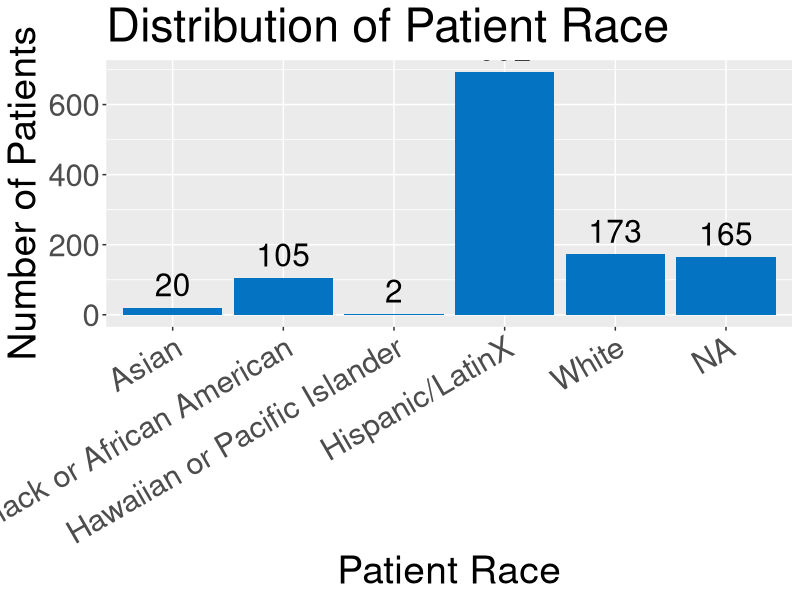
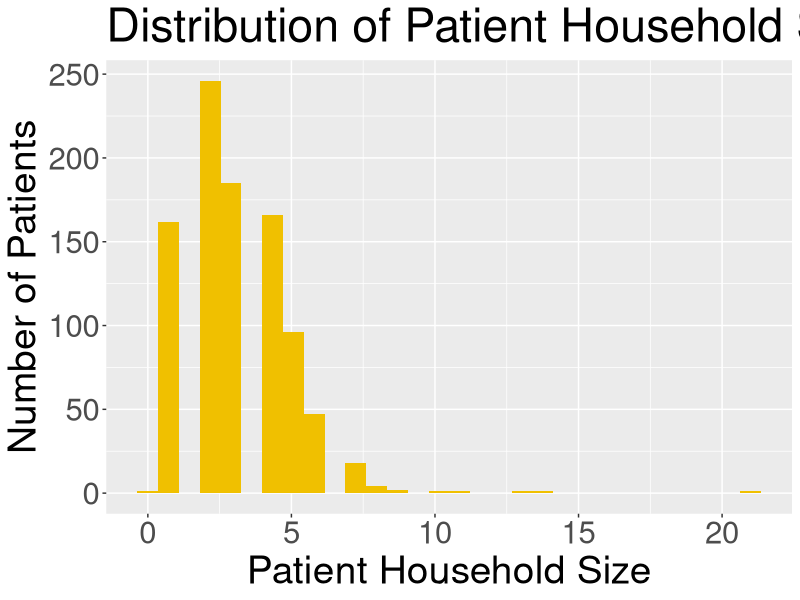
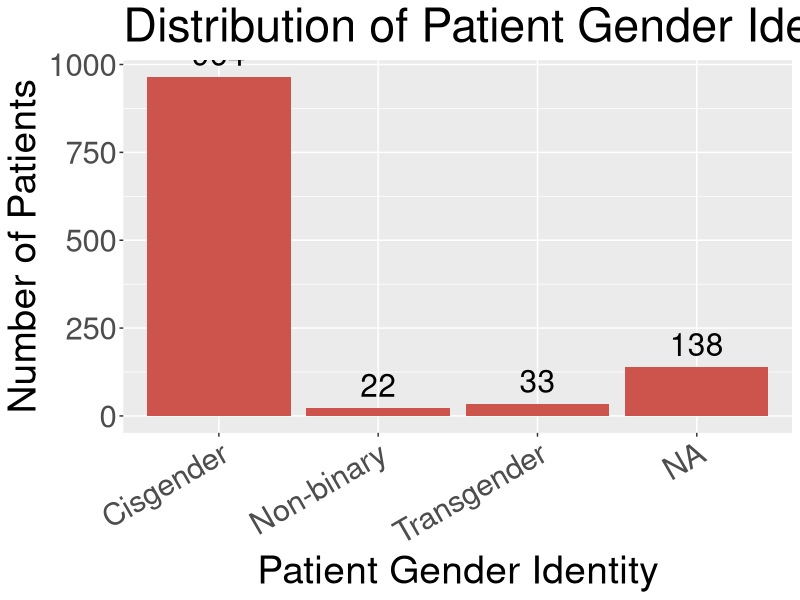
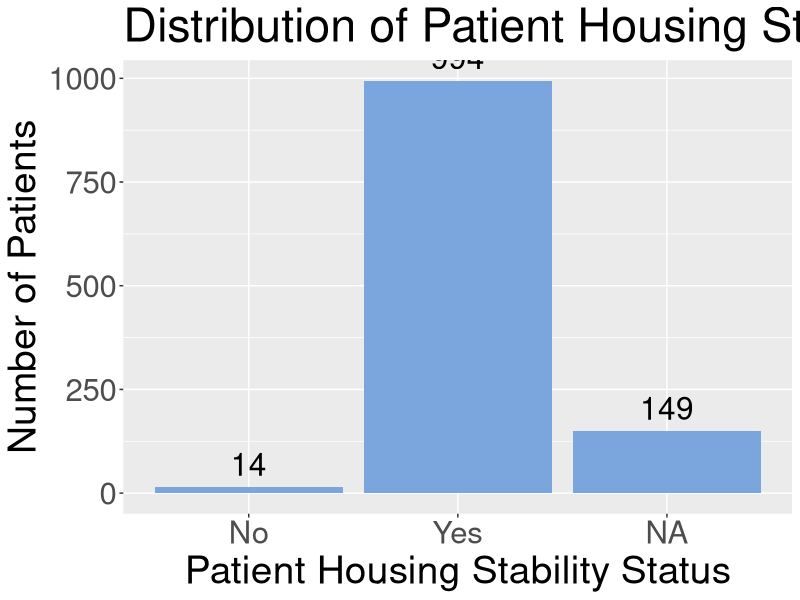
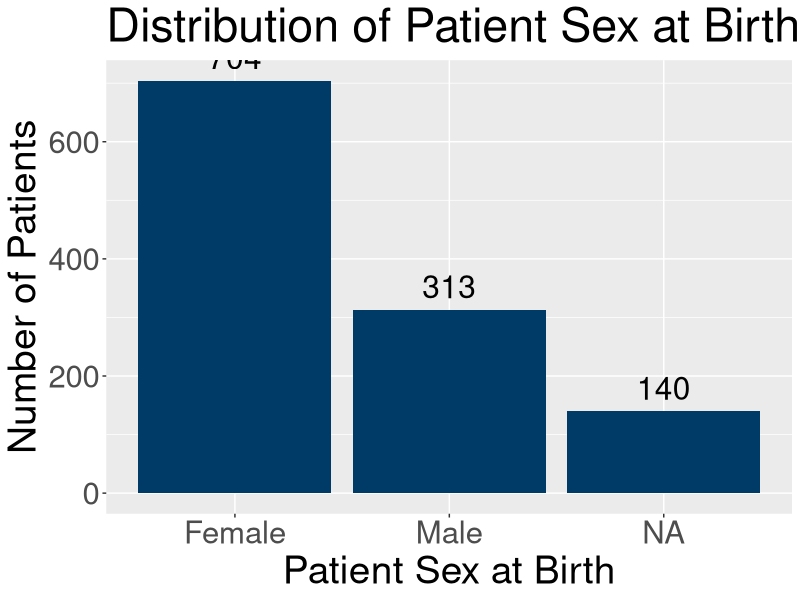
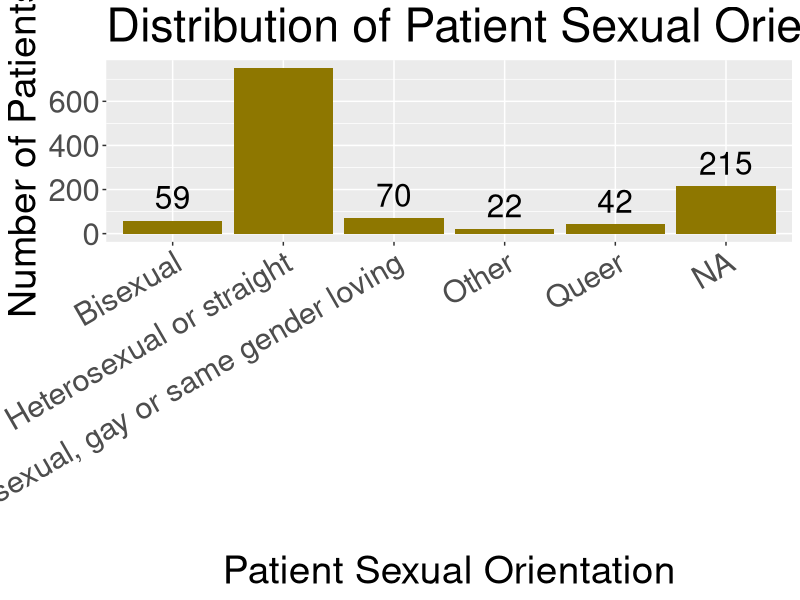
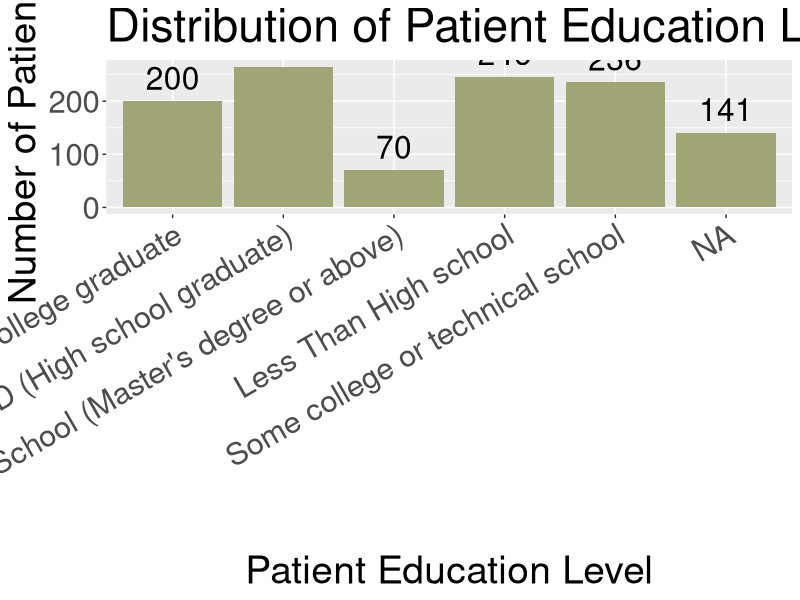
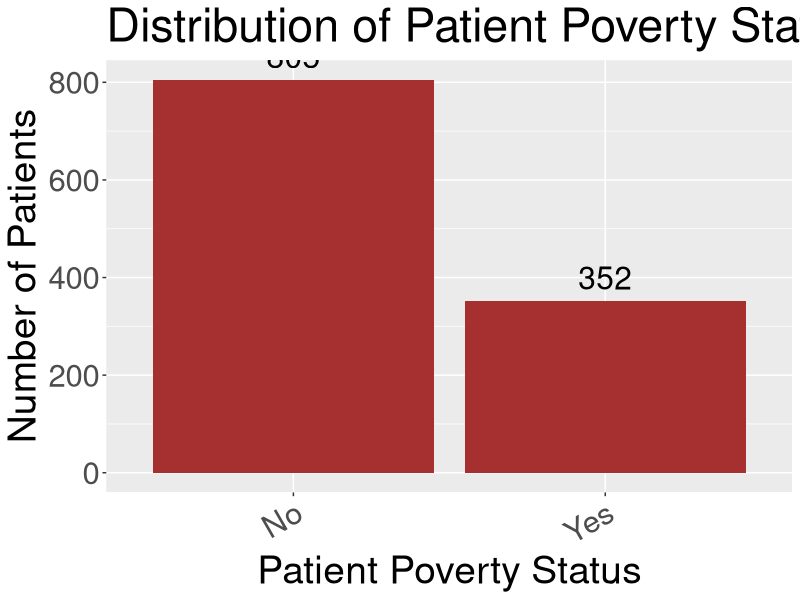

Here is the R script that generated these plots, in order:
require(ggplot2)
require(readxl)

demographics <- read_excel("managed demographics.xlsx")

# race
ggplot(demographics) +
  geom_bar(aes(x = race), fill = "#0473c2") +
  geom_text(aes(x = race, label = ..count..), stat = "count", vjust = -0.5, color = "black", size = 8) +
  ggtitle("Distribution of Patient Race") +
  ylab ("Number of Patients") +
  xlab ("Patient Race") + theme(axis.text.x = element_text(angle = 30, hjust=1), text = element_text(size=28))

# household size
ggplot(demographics) +
  geom_histogram(aes(x = house_size), fill = "#f0c000") +
  ggtitle("Distribution of Patient Household Size") +
  ylab ("Number of Patients") +
  xlab ("Patient Household Size") + theme(text = element_text(size=28))

# gender identity
ggplot(demographics) +
  geom_bar(aes(x = gend_id), fill = "#cd544c") +
  geom_text(aes(x = gend_id, label = ..count..), stat = "count", vjust = -0.5, color = "black", size = 8) +
  ggtitle("Distribution of Patient Gender Identity") +
  ylab ("Number of Patients") +
  xlab ("Patient Gender Identity") + theme(axis.text.x = element_text(angle = 30, hjust=1), text = element_text(size=28))

# housing stability
ggplot(demographics) +
  geom_bar(aes(x = stable_house), fill = "#7aa6dd") +
  geom_text(aes(x = stable_house, label = ..count..), stat = "count", vjust = -0.5, color = "black", size = 8) +
  ggtitle("Distribution of Patient Housing Stability Status") +
  ylab ("Number of Patients") +
  xlab ("Patient Housing Stability Status") + theme(text = element_text(size=28))

# sex at birth
ggplot(demographics) +
  geom_bar(aes(x = sex), fill = "#003b67") +
  geom_text(aes(x = sex, label = ..count..), stat = "count", vjust = -0.5, color = "black", size = 8) +
  ggtitle("Distribution of Patient Sex at Birth") +
  ylab ("Number of Patients") +
  xlab ("Patient Sex at Birth") + theme(text = element_text(size=28))

# sexual orientation
ggplot(demographics) +
  geom_bar(aes(x = orientation), fill = "#8e7700") +
  geom_text(aes(x = orientation, label = ..count..), stat = "count", vjust = -0.5, color = "black", size = 8) +
  ggtitle("Distribution of Patient Sexual Orientation") +
  ylab ("Number of Patients") +
  xlab ("Patient Sexual Orientation") + theme(axis.text.x = element_text(angle = 30, hjust=1), text = element_text(size=28))  

# education 
ggplot(demographics) +
  geom_bar(aes(x = educ), fill = "#a1a475") +
  geom_text(aes(x = educ, label = ..count..), stat = "count", vjust = -0.5, color = "black", size = 8) +
  ggtitle("Distribution of Patient Education Level") +
  ylab ("Number of Patients") +
  xlab ("Patient Education Level") + theme(axis.text.x = element_text(angle = 30, hjust=1), text = element_text(size=28))  

# poverty status 
ggplot(demographics) +
  geom_bar(aes(x = public_assist), fill = "#a63030") +
  geom_text(aes(x = public_assist, label = ..count..), stat = "count", vjust = -0.5, color = "black", size = 8) +
  ggtitle("Distribution of Patient Poverty Status") +
  ylab ("Number of Patients") +
  xlab ("Patient Poverty Status") + theme(axis.text.x = element_text(angle = 30, hjust=1), text = element_text(size=28))  

# substance use 
ggplot(demographics) +
  geom_bar(aes(x = tobacco_use), fill = "#7294d4") +
  geom_text(aes(x = tobacco_use, label = ..count..), stat = "count", vjust = -0.5, color = "black", size = 8) +
  ggtitle("Distribution of Patient Substsance Use Status") +
  ylab ("Number of Patients") +
  xlab ("Patient Substance Use Status") + theme(axis.text.x = element_text(angle = 30, hjust=1), text = element_text(size=28))  

# age
ggplot(demographics) +
  geom_histogram(aes(x = age), fill = "#74a188") +
  ggtitle("Distribution of Patient Age") +
  ylab ("Number of Patients") +
  xlab ("Patient Age") + theme(text = element_text(size=28))

# employment 
ggplot(demographics) +
  geom_bar(aes(x = employment_status), fill = "#798e87") +
  geom_text(aes(x = employment_status, label = ..count..), stat = "count", vjust = -0.5, color = "black", size = 8) +
  ggtitle("Distribution of Patient Employment Status") +
  ylab ("Number of Patients") +
  xlab ("Patient Employment Status") + theme(axis.text.x = element_text(angle = 30, hjust=1), text = element_text(size=28))  













